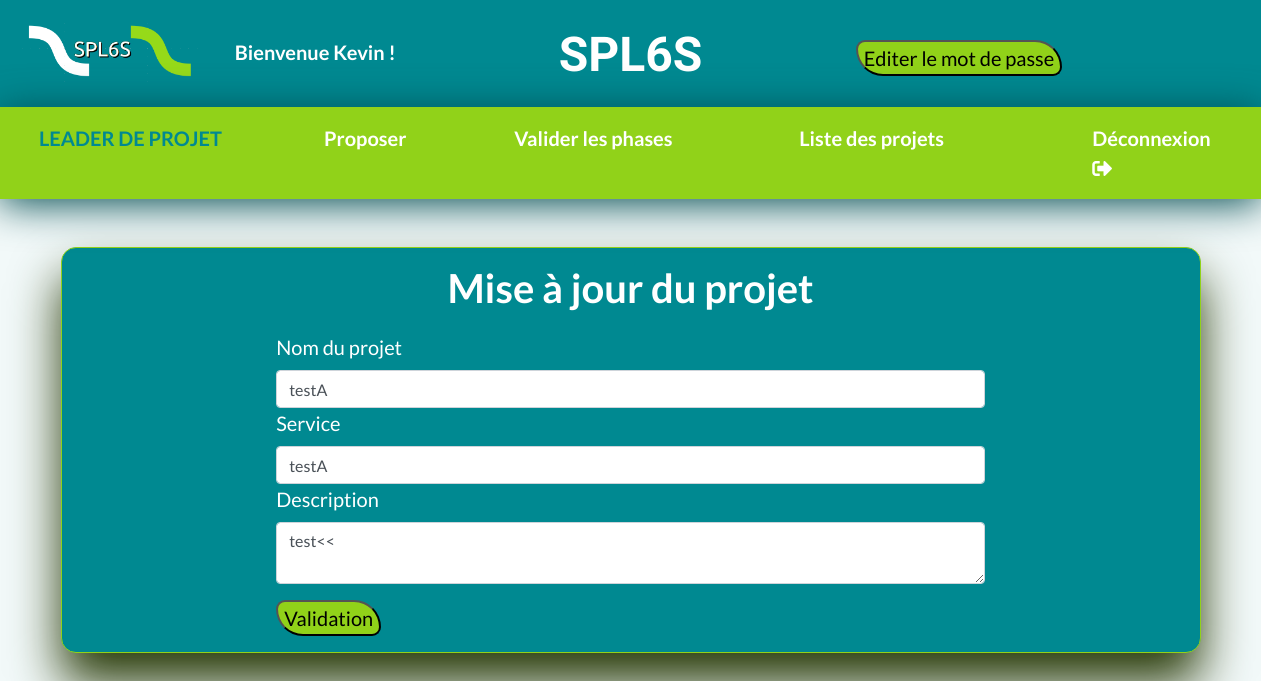
Page /projectDetail.php?id=1 (signed in) on the committed database.
### tables this page shows
CREATE TABLE `prs13_projectLeanSigma` (
  `id` int(11) NOT NULL,
  `nameProject` varchar(50) NOT NULL,
  `department` varchar(50) NOT NULL,
  `description` varchar(50) NOT NULL,
  `idLeader` int(11) NOT NULL,
  `idChampion` int(11) NOT NULL,
  `idController` int(11) NOT NULL
);

### models/database.php (called while the page is built, shortened)
<?php
class dataBaseSingleton {
    private static $_instance;
    protected function __construct() {
        $this->host = HOST;
        $this->login = LOGIN;
        $this->password = PASSWORD;
        $this->dbname = DBNAME;
        try {
            $this->db = new PDO('mysql:host=' . $this->host . ';dbname=' . $this->dbname . ';charset=utf8', $this->login, $this->password);
        } catch (Exception $e) {
            $msg = 'Erreur PDO dans ' . $e->getFile() . ' ligne ' . $e->getLine() . ' : ' . $e->getMessage();
            die($msg);
        }
    }
    public static function getInstance() {
        if (is_null(self::$_instance)) {
            self::$_instance = new self();
        }
        return self::$_instance;
    }
}

### models/project.php (called while the page is built, shortened)
<?php
class project {
    public $id = 0;
    private $db;
    public function __construct() {
        $database = dataBaseSingleton::getInstance();
        $this->db = $database->db;
    }
    public function getDetailProjectById() {
        $PDOResult = $this->db->prepare('SELECT `id`, `nameProject`, `department`, `description` '
                . 'FROM `prs13_projectLeanSigma` '
                . 'WHERE `id` = :id');
        $PDOResult->bindvalue(':id', $this->id, PDO::PARAM_INT);
        $PDOResult->execute();
        if (is_object($PDOResult)) {
            $result = $PDOResult->fetch(PDO::FETCH_OBJ);
        }
        return $result;
    }
}

### controllers/projectDetailCtrl.php (called while the page is built, shortened)
<?php
$detail = new project();
$detail->id = $_GET['id'];
$projectDetail = $detail->getDetailProjectById();

### projectDetail.php (the view, shortened to what this page needs)
<?php
include 'controllers/projectDetailCtrl.php';
include '_header.php';
?>
<body>
    <?php include '_navbar.php'; ?>
    <div class="container managment mt-5 text-white">
        <div class="row">
            <H1 class="col-md-12 text-center mt-3">Mise à jour du projet</H1>
        </div>
        <div  class="offset-2 col-md-8">
            <form action="#" method="POST">
                <div class="form-group">
                    <label for="nameProject">Nom du projet</label>
                    <input type="text" class="form-control" name="nameProject" id="nameProject" placeholder="Nom de projet" value="<?= $projectDetail->nameProject ?>"/>
                    <label for="department">Service</label>
                    <input type="text" class="form-control" name="department" id="department" placeholder="Nom du service ou l'opportunité existe" value="<?= $projectDetail->department ?>"/>
                    <label for="description">Description</label>
                     <textarea class="form-control" name="description" id="description" placeholder="Description du projet détaillé" ><?= $projectDetail->description ?></textarea>
                     <button class="mt-3" type="submit" name="submit" id="submit" value="">Validation</button>
                 </div>
             </form>
                </div>
        </div>
</body>
</html>

### assets/css/style.css (style rules this page uses)
body { background-color: #F2F9F9; z-index:1; font-family: 'Lato', sans-serif; color: #241623; font-size: 20px; }
.managment { background-color: #008991; border: 1px solid #91D219; border-radius: 15px; box-shadow: 0px 30px 50px #283a07; margin-top: 20px; }
h1 { font-weight: bold; margin-bottom: 20px; }
button { background-color: #91D219; color: black; border-color: black; border-radius: 23px 69px; }

### rows in the picture
prs13_projectleansigma: nameProject "testA", department "testA", description "test<<"

### other values in the picture
$_SESSION['firstname'] "Kevin"
$_SESSION['name'] "LEADER DE PROJET"
